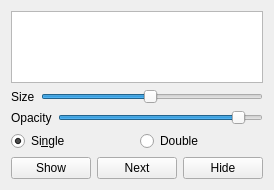
                <widget class="QWidget" name="tabImage_2">
                 <attribute name="title">
                  <string>Image</string>
                 </attribute>
                 <layout class="QVBoxLayout" name="verticalLayout_82">
                  <item>
                   <widget class="QListWidget" name="listImage">
                    <property name="sizeAdjustPolicy">
                     <enum>QAbstractScrollArea::AdjustToContents</enum>
                    </property>
                   </widget>
                  </item>
                  <item>
                   <layout class="QHBoxLayout" name="horizontalLayout_30">
                    <item>
                     <widget class="QLabel" name="label_12">
                      <property name="text">
                       <string>Size</string>
                      </property>
                     </widget>
                    </item>
                    <item>
                     <widget class="QSlider" name="sliImageSize">
                      <property name="minimum">
                       <number>1</number>
                      </property>
                      <property name="maximum">
                       <number>100</number>
                      </property>
                      <property name="value">
                       <number>50</number>
                      </property>
                      <property name="tracking">
                       <bool>true</bool>
                      </property>
                      <property name="orientation">
                       <enum>Qt::Horizontal</enum>
                      </property>
                     </widget>
                    </item>
                   </layout>
                  </item>
                  <item>
                   <layout class="QHBoxLayout" name="horizontalLayout_31">
                    <item>
                     <widget class="QLabel" name="label_13">
                      <property name="text">
                       <string>Opacity</string>
                      </property>
                     </widget>
                    </item>
                    <item>
                     <widget class="QSlider" name="sliImageTransp">
                      <property name="value">
                       <number>90</number>
                      </property>
                      <property name="tracking">
                       <bool>true</bool>
                      </property>
                      <property name="orientation">
                       <enum>Qt::Horizontal</enum>
                      </property>
                     </widget>
                    </item>
                   </layout>
                  </item>
                  <item>
                   <layout class="QHBoxLayout" name="horizontalLayout_32">
                    <item>
                     <widget class="QRadioButton" name="btnImageSingle">
                      <property name="toolTip">
                       <string>Show a single image.</string>
                      </property>
                      <property name="text">
                       <string>Si&amp;ngle</string>
                      </property>
                      <property name="checked">
                       <bool>true</bool>
                      </property>
                     </widget>
                    </item>
                    <item>
                     <widget class="QRadioButton" name="btnImageDouble">
                      <property name="toolTip">
                       <string>Show two cloned images (suitable to display images with a clear up/down direction in a Planetarium)</string>
                      </property>
                      <property name="text">
                       <string>Double</string>
                      </property>
                     </widget>
                    </item>
                   </layout>
                  </item>
                  <item>
                   <layout class="QHBoxLayout" name="horizontalLayout_33">
                    <item>
                     <widget class="QPushButton" name="btnImageShow">
                      <property name="text">
                       <string>Show</string>
                      </property>
                     </widget>
                    </item>
                    <item>
                     <widget class="QPushButton" name="btnImageNext">
                      <property name="text">
                       <string>Next</string>
                      </property>
                     </widget>
                    </item>
                    <item>
                     <widget class="QPushButton" name="btnImageHide">
                      <property name="text">
                       <string>Hide</string>
                      </property>
                     </widget>
                    </item>
                   </layout>
                  </item>
                 </layout>
                </widget>
